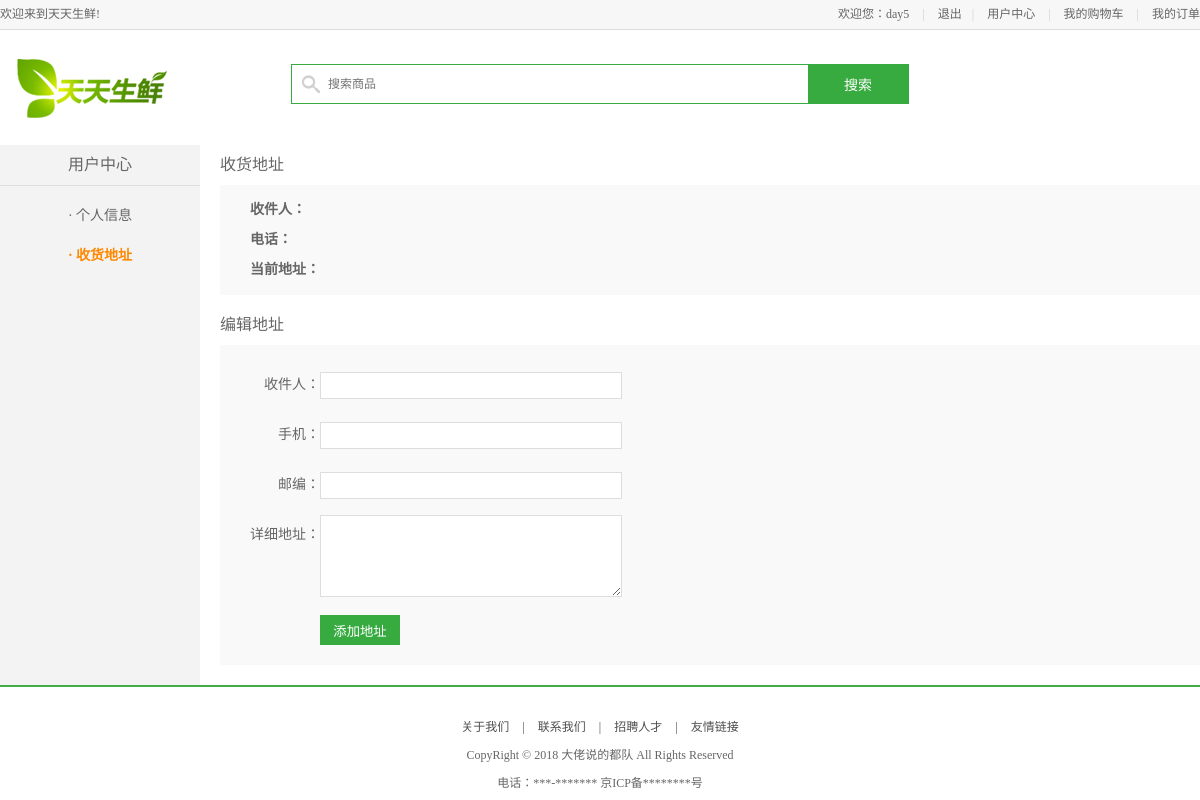
The page /user/address (signed in) on the database as committed earlier.
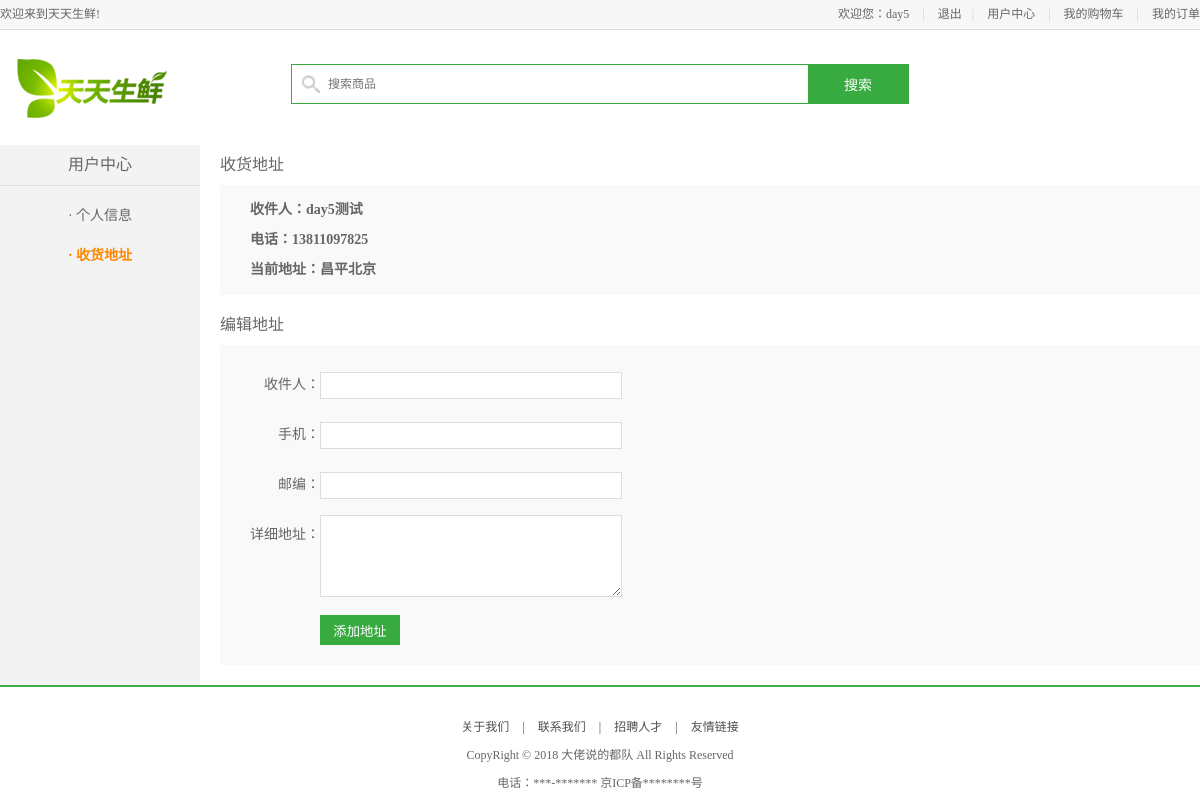
The same page on the database as committed later.
### apps/user/models.py (models this page shows)
class Address(BaseModel):
    user = models.ForeignKey("User", verbose_name="所属账户")
    receiver = models.CharField(max_length=20, verbose_name="收件人")
    addr = models.CharField(max_length=256, verbose_name="收件地址")
    zip_code = models.CharField(max_length=6, null=True, verbose_name="邮政编码")
    phone = models.CharField(max_length=11, verbose_name="联系电话")
    is_default = models.BooleanField(default=False, verbose_name="是否默认")
    objects = AddressManager()
    class Meta:
        db_table = "db_address"
        verbose_name = "地址"
        verbose_name_plural = verbose_name

### apps/user/views.py (the view, shortened to what this page needs)
class AddressView(LoginRequiredMixin, View):
    def get(self, request):
        user = request.user
        address = Address.objects.get_default_address(user)
        return render(request, "df_user/user_center_site.html", {'address': address})

### apps/user/models.py (called while the page is built)
    def get_default_address(self, user):
        try:
            address = self.get(user=user, is_default=True)
        except self.model.DoesNotExist:
            address = None
        return address

### templates/df_user/user_center_site.html (shortened to what this page needs)
{% extends 'base.html' %}
{% block center_body %}
	<div class="main_con clearfix">
		<div class="left_menu_con clearfix">
			<h3>用户中心</h3>
			<ul>
                <li><a href="{% url "df_user:user" %}">· 个人信息</a></li>
				<li><a href="{% url "df_user:address" %}" class="active">· 收货地址</a></li>
			</ul>
		</div>
		<div class="right_content clearfix">
				<h3 class="common_title2">收货地址</h3>
				<div class="site_con">
					<dl>
                        <dt>收件人：{{ address.receiver }}</dt>
                        <dt>电话：{{ address.phone }}</dt>
                        <dt>当前地址：{{ address.addr }}</dt>
					</dl>
				</div>
				<h3 class="common_title2">编辑地址</h3>
				<div class="site_con">
					<form  method="post">
						<div class="form_group">
							<label>收件人：</label>
							<input type="text" name="receiver" >
						</div>
                        <div class="form_group">
                            <label>手机：</label>
                            <input type="text" name="phone" >
                        </div>
                        <div class="form_group">
                            <label>邮编：</label>
                            <input type="text" name="zip_code" >
                        </div>
                        <div class="form_group form_group2">
                            <label>详细地址：</label>
                            <textarea class="site_area" name="addr" ></textarea>
                        </div>
						<input type="submit" name="" value="添加地址" class="info_submit">
					</form>
				</div>
		</div>
	</div>
{% endblock center_body %}

Rows that differ between the two databases and show on the page:
added Address: receiver "day5测试", phone "13811097825", addr "昌平北京"
